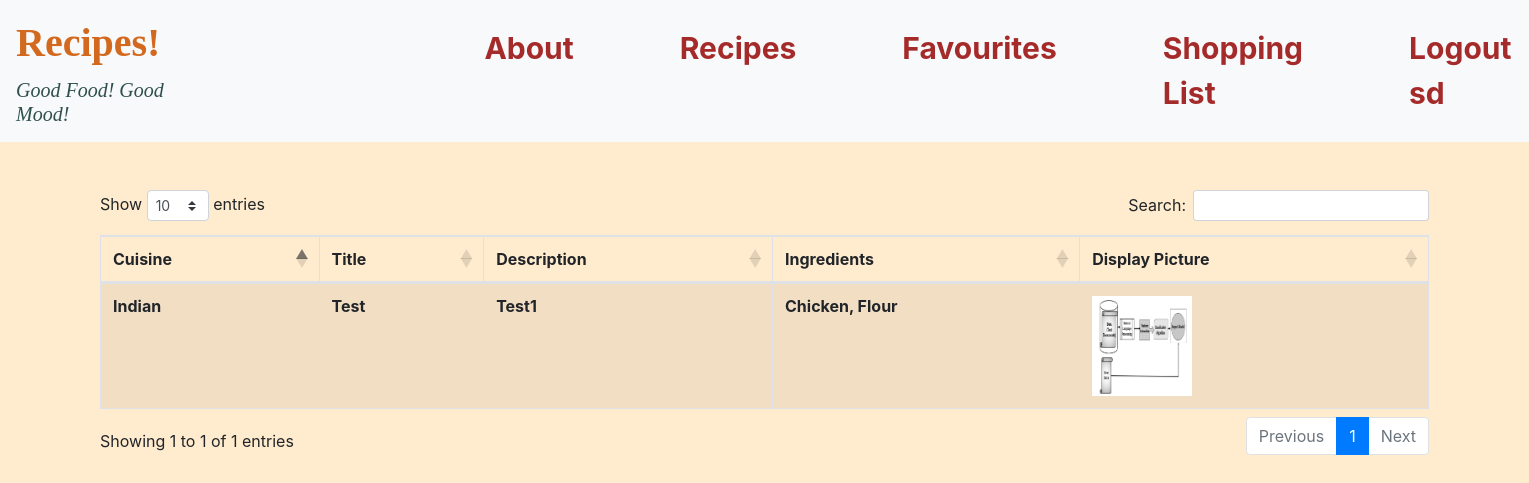
The page /favourites/ (signed in) on the database its author committed.
### RecipeManager/models.py (models this page shows)
class Favourites(models.Model):
    user = models.ForeignKey(User, on_delete=models.CASCADE)
    recipe_id = models.ForeignKey("RecipeEntry",on_delete=models.CASCADE)

class RecipeEntry(models.Model):
    cuisine = models.ForeignKey(RecipeCategory, on_delete=models.CASCADE)
    title = models.CharField(max_length=100)
    description = models.CharField(max_length=1000)
    ingredients=models.CharField(max_length=1000)
    recipe_id = models.CharField(max_length=3,unique=True)
    display_picture = models.ImageField(blank=True, null=True, upload_to="")

class RecipeCategory(models.Model):
	cuisine = models.CharField(max_length=128)
	def __str__(self):
		return self.cuisine

### RecipeManager/views.py (the view)
# urls.py: path('favourites/', recipe_views.favourites),
@login_required
def favourites(request):
    table_data = Favourites.objects.filter(user=request.user)
    context = {
        "table_data": table_data
    }
    print("context:",context)
    return render(request, 'recipes/favourites.html',context)

### core/templates/recipes/favourites.html (shortened to what this page needs)
<html>
  <head>
    <link rel="stylesheet" type="text/css" href="https://cdnjs.cloudflare.com/ajax/libs/twitter-bootstrap/4.5.2/css/bootstrap.css">
    <link rel="stylesheet" type="text/css" href="https://cdn.datatables.net/1.12.1/css/dataTables.bootstrap4.min.css">
</head>
  {% load static %}
<body style="background-color: blanchedalmond">
  {% include "nav.html" %}
  <div class="" style="margin-left:100px;margin-right:100px;">
    <br><br>
    {% if not table_data %}
    </p>No Items Available Right Now.</p>
    {% else %}
  <table id="example" class="table table-striped table-bordered" style="width:100%" data-page-size="5">
    <thead>
      <tr>
        <tr>
          <th>Cuisine</th>
          <th>Title</th>
          <th>Description</th>
          <th>Ingredients</th>
          <th>Display Picture</th>
        </tr>
      </tr>
    </thead>
    <tbody>
      {% for row in table_data %}
      <tr>
        <td style="font-weight: bolder;">{{ row.recipe_id.cuisine }}</td>
        <td style="font-weight: bolder;">{{ row.recipe_id.title }}</td>
        <td style="font-weight: bolder;">{{ row.recipe_id.description }}</td>
        <td style="font-weight: bolder;">{{ row.recipe_id.ingredients }}</td>
       <td><img src="{{ row.recipe_id.display_picture.url }}" class="image_responsive" height="100px" width="100px"></td>
      </tr>
      {% endfor %}
    </tbody>
    </table>
    {% endif %}
  </div>
</body>
</html>

### core/templates/nav.html (shortened to what this page needs)
<nav style="background-color:burlywood;" class="navbar navbar-expand-lg navbar-light bg-light width=1000px" >
    <div >
        <a class="navbar-brand" href="/" style="font-size: 40px;font-weight:bold;font-family: cursive;color: chocolate;">Recipes!</a>
        <h5 style="color: darkslategray;font-style: italic;font-family: cursive;">Good Food! Good Mood!</h4>
    </div>
    <div class="collapse navbar-collapse" id="navbarSupportedContent">
      <ul class="navbar-nav mr-auto">
        {% if user.is_authenticated %}
        <li class="nav-item">
          <li>
            <a class="nav-link" href="/about/" style="font-size: 30px;font-weight:bold;color:brown;margin-left:300px;">About</a>
          </li>
          <li>
          <a class="nav-link" href="/recipes/" style="font-size: 30px;font-weight:bold;color:brown;margin-left:90px;">Recipes</a>
        </li>
        {% if not user.is_superuser %}
        <li>
          <a class="nav-link" href="/favourites/" style="font-size: 30px;font-weight:bold;color:brown;margin-left:90px;">Favourites</a>
        </li>
        <li>
          <a class="nav-link" href="/getshoplist/" style="font-size: 30px;font-weight:bold;color:brown;margin-left:90px;">Shopping List</a>
        </li>
        {% endif %}
          <li>
            <a class="nav-link" href="/logout/" style="font-size: 30px;font-weight:bold;color:brown;margin-left:90px">Logout {{user.username}}</a>
          </li>
        {% endif %}
    </div>
  </nav>

### rows shown on the page
Favourites: recipe_id.cuisine "Indian", recipe_id "Test", recipe_id.description "Test1", recipe_id.ingredients "Chicken, Flour", recipe_id.display_picture (picture)

### other values the page prints
{{ user.username }} "sd"
